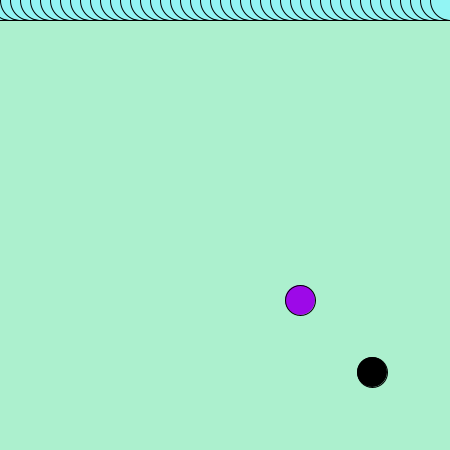
Frame 1 (no input)
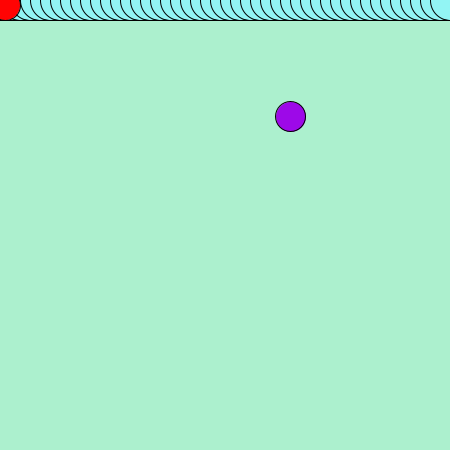
Frame 60 (the mouse pressed at the canvas centre just before this capture)
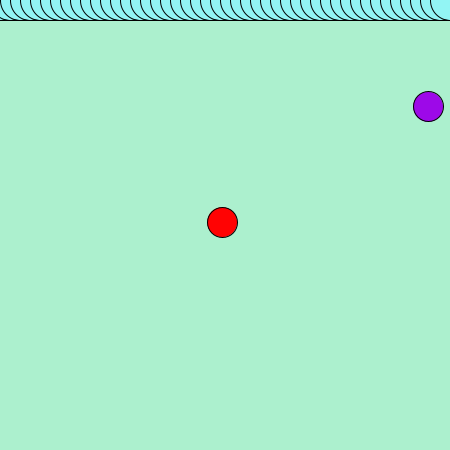
Frame 120 (the mouse held since frame 60 and released just before this capture)

The Processing sketch that drew these frames (run headless with seeded random() and noise(); from frame 60 on, the mouse is pressed at the canvas centre):

// Processing sketch: processing_130104
// ── processing_130104.pde

int timer = 0;
float fX = 300;
float fY = 300;
float eX = 350;
float eY = 350;
float pX = 400;
float pY = 400;
float easing = .07;
color pColor = color(#FF0303);


void setup() {
  size(450, 450);
  frameRate(24);
}  

void draw() {
  background(#ACF0CE);
  for(int y = 0; y <= height; y += 10) {
   for (int x = 0; x <= width; x += 10) {
      fill(#92F5F4);
      ellipse(x, 0, 40, 40);
   }
  }
  food();
  player1();
  collisions();
}


void food() {
  //respawn
  timer++;
  if (timer >= 48) {
    fX = random(width);
    fY = random(height);
    timer = 0;
  }  
  fill(#9D09E8);
  ellipse(fX, fY, 30, 30);
}

void player1() {
  float targetX = mouseX;
  float targetY = mouseY;
  pX += (targetX - pX) * easing;
  pY += (targetY -pY) * easing;
  fill(pColor);
  ellipse(pX, pY, 30, 30);
}

void collisions() {
float pDist = dist(pX, pY, fX, fY);
if (pDist <= 25){
    pColor = color(#22E809);
}else {
    pColor = color(#FF0303);
  }
}
